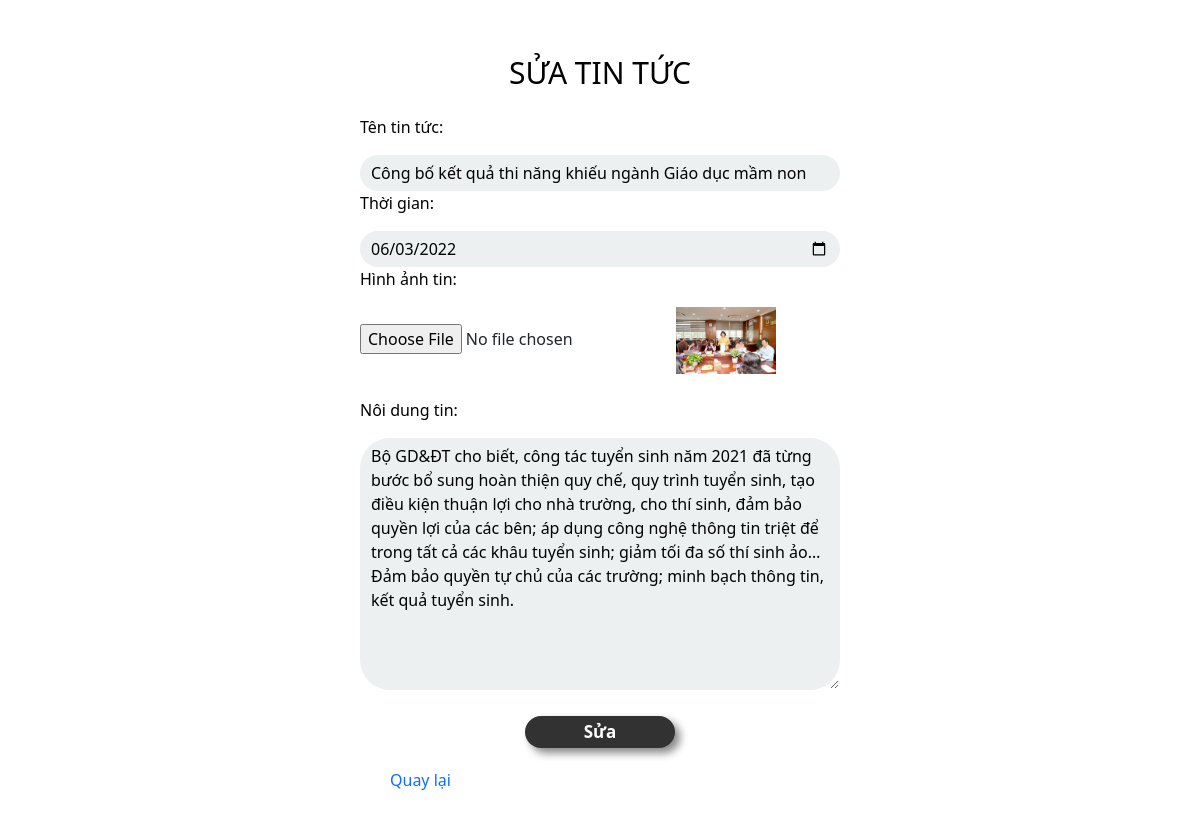
Screenshot of /doan/quantritt/suatt.php?id=6 (signed in) with the database file from the repository.
### tables this page shows
CREATE TABLE `tintuc` (
  `Id_tintuc` int(11) NOT NULL,
  `Ten_Tin` varchar(255) NOT NULL,
  `Hinh_Anh` varchar(255) NOT NULL,
  `Thoi_Gan` varchar(50) NOT NULL,
  `Nd_Tin` varchar(1000) NOT NULL
);

### doan/quantritt/suatt.php (the view, shortened to what this page needs)
<?php
    $servername = "localhost";
    $username = "root";
    $password = "";
    $dbname = "test";
    $conn = new mysqli($servername, $username, $password,$dbname);
        if(isset($_GET['id'])){
            $id = $_GET['id'];
        }
        $sql = "SELECT * FROM tintuc WHERE Id_tintuc = '$id'";
        $rs =  mysqli_query($conn,$sql);
        $rows = mysqli_fetch_array($rs);
?>
<!DOCTYPE html>
<html lang="en">
<head>
    <link href="https://cdn.jsdelivr.net/npm/bootstrap@5.1.3/dist/css/bootstrap.min.css" rel="stylesheet"
>
    <link rel="stylesheet" href="https://cdnjs.cloudflare.com/ajax/libs/font-awesome/5.15.4/css/all.min.css">
    <link rel="stylesheet" href="../login/login.css">
</head>
<body>
    <div style="
    display: flex;
    justify-content: center;
    align-items: center;
">
            <div class="form-login-right">
                <form action="suatt1.php?id=<?php echo $id ?>" method="POST" enctype="multipart/form-data"
                  role="form">
                    <div class="login-form">
                        <p>Sửa tin tức</p>
                        <div>
                            <p>Tên tin tức:</p>
                            <input class="input" class="input" type="name" name="tentt" id="name"
                                placeholder="Nhập tên tin" value="<?php echo $rows['Ten_Tin']?>">
                        </div>
                        <div>
                            <p>Thời gian:</p>
                            <input class="input" type="date" name="thoigian" id="phone"
                                placeholder="Thời gian đăng tin" value="<?php echo $rows['Thoi_Gan']?>">
                        </div>
                        <div>
                            <p>Hình ảnh tin:</p>
                            <input type="file" name="anh" id="">
                            <img style="width:100px" src="<?php echo $rows['Hinh_Anh'] ?>" alt="">
                        </div>
                        <div>
                        <br>
                            <p>Nôi dung tin:</p>
                            <textarea class="input" name="ndtin" id="" cols="30" rows="10" placeholder="Nhập nội dung tin"><?php echo $rows['Nd_Tin']?></textarea>
                        </div>
                    </div>
                    <div class="btn-login">
                        <button type="submit" name="submit" id="btn-login">Sửa </button>
                    </div>
                </form>
            <a href="../quantri/quantritt.php" style="margin-left:30px; ">Quay lại</a>
            </div>
</body>
</html>

### doan/login/login.css (style rules this page uses)
* { margin: 0; padding: 0; }
.form-login-right { width:40%; margin: 10px; margin: 30px; }
.login-form > p { text-align: center; color: black; font-size: 30px; text-transform: uppercase; font-weight: 500; margin: 20px 0; }
.input { outline:none; border: 1px solid transparent; background-color: #ecf0f1; padding: 5px 10px; border-radius:30px; width: 100%; }
.btn-login { text-align: center; }
.btn-login > button { margin: 20px; font-size: 17px; font-weight: bold; background: black; color: #ffffff; border: none; height: 32px; width: 150px; border-radius: 30px; box-shadow: 5px 5px 8px 0px rgb(0 0 0 / 60%); }
a { text-decoration: none; }

### doan/quantritt/suatt.php (style rules this page uses)
body { background-image: url(https://t3.ftcdn.net/jpg/03/55/60/70/360_F_355607062_zYMS8jaz4SfoykpWz5oViRVKL32IabTP.jpg) }
.login-form p { color: #000; }
.btn-login button { background-color: #000; opacity: 0.8; }

### rows the page displays
tintuc: tentt "Công bố kết quả thi năng khiếu ngành Giáo dục mầm non", thoigian "06/03/2022", Hinh_Anh (picture), ndtin "Bộ GD&ĐT cho biết, công tác tuyển sinh năm 2021 đã từng bước bổ sung hoàn thiện quy chế, quy trình tuyển sinh, tạo điều kiện thuận lợi cho nhà trường, cho thí sinh, đảm bảo quyền lợi của các bên; áp dụng công nghệ thông tin triệt để trong tất cả các khâu tuyển sinh; giảm tối đa số thí sinh ảo… Đảm bảo quyền tự chủ của các trường; minh bạch thông tin, kết quả tuyển sinh."
